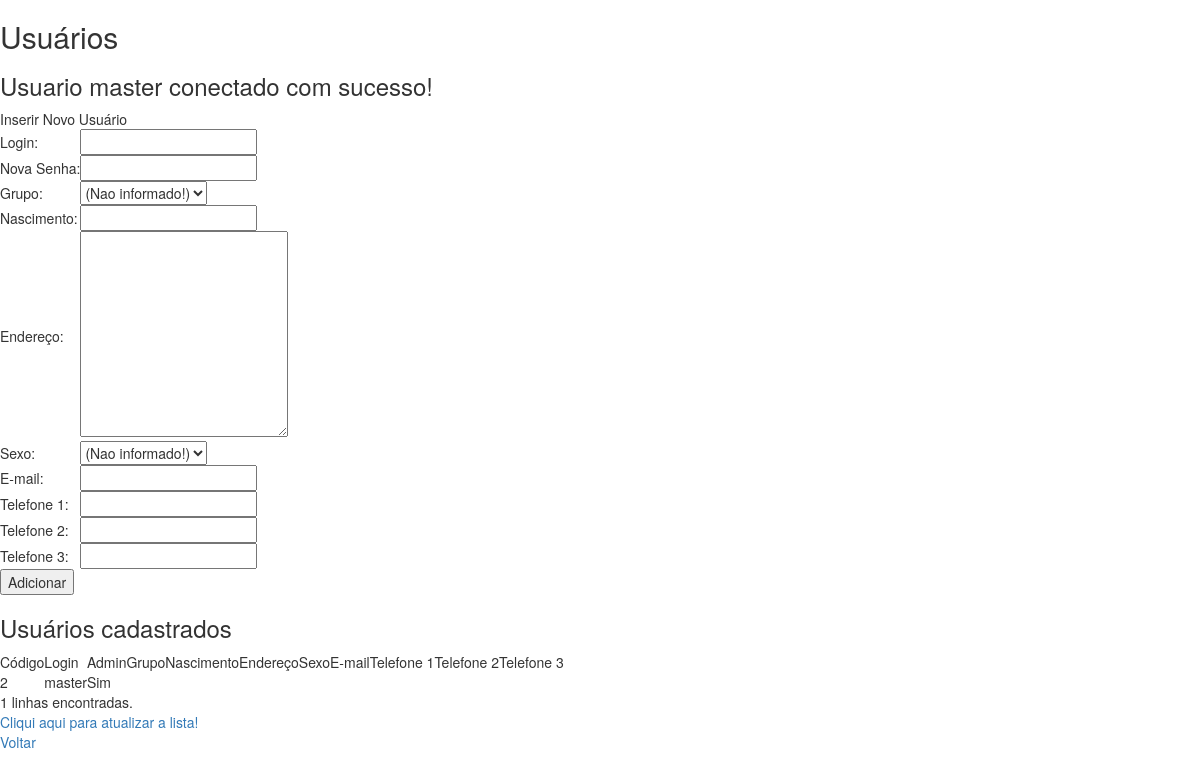
The page /usuarios.php (signed in) on the database its author committed.
### tables this page shows
CREATE TABLE IF NOT EXISTS `usuarios` (
  `cod` int(11) NOT NULL AUTO_INCREMENT,
  `login` varchar(50) NOT NULL,
  `senha` varchar(32) NOT NULL,
  `grupo` int(11) DEFAULT NULL,
  `admin` tinyint(1) NOT NULL,
  `nascimento` DATETIME DEFAULT NULL,
  `endereco` text DEFAULT NULL,
  `email` text DEFAULT NULL,
  `sexo` CHAR(1) DEFAULT NULL,
  `tel1` varchar(13) DEFAULT NULL,
  `tel2` varchar(13) DEFAULT NULL,
  `tel3` varchar(13) DEFAULT NULL,
  PRIMARY KEY (`cod`),
  UNIQUE KEY `login` (`login`)
);

### utildb.php (the view, shortened to what this page needs)
<?php
	function RetornaConexao(){
		$conexao = mysqli_connect('localhost','root','', 'trab1');
		return $conexao;
	}
	function ObjetoSelectGrupos($grupo){
		$retornoHtml = "<select name='grupo'><option value=''";
		if($grupo == null || $grupo == ""){
			$retornoHtml = $retornoHtml . " selected ";
		}
		$retornoHtml = $retornoHtml . ">(Nao informado!)</option>";
		$sql = "SELECT cod, nome from grupos";
		$conexao = RetornaConexao();
		$result = mysqli_query($conexao, $sql, $field=0);
		if (mysqli_num_rows($result) > 0){
			while($row = mysqli_fetch_assoc($result)) {
				$scod = $row["cod"];
				$snome = $row["nome"];
				$retornoHtml = $retornoHtml . "<option value='".$scod."'";
				$retornoHtml = $retornoHtml . ">".$snome."</option>";
			}
		}
		$retornoHtml = $retornoHtml . "</select></td>";
		return $retornoHtml;
	}
	function ObjetoSelectSexo($sexo){
		$retornoHtml = "<select name='sexo'><option value=''";
		if($sexo == null || $sexo == "" || ($sexo != "M" && $sexo != "F") ){
			$retornoHtml = $retornoHtml . " selected ";
		}
		$retornoHtml = $retornoHtml . ">(Nao informado!)</option>";
		$retornoHtml = $retornoHtml . "<option value='M'";
		$retornoHtml = $retornoHtml . ">Masculino</option>";
		$retornoHtml = $retornoHtml . "<option value='F'";
		$retornoHtml = $retornoHtml . ">Feminino</option>";
		$retornoHtml = $retornoHtml . "</select>";
		return $retornoHtml;
	}
?>

### usuarios.php (shortened to what this page needs)
<?php
	include 'utildb.php';
?>
<!DOCTYPE html>
<html lang="en">
	<head>
		<link href="bootstrap-3.3.2/css/bootstrap.min.css" rel="stylesheet">
	</head>
	<body>
		<h2>Usuários</h2>
		<h3><?php echo "Usuario ".$_SESSION["login"]." conectado com sucesso!"; ?></h3>
		<form action="usuarios.php" method="POST">
			<?php
				echo "<table><tr><td colspan='2'>";
				if(isset($_GET['alterar'])){
					echo "Alterar Usuário";
				}else{
					echo "Inserir Novo Usuário";
				}
				echo "</td></tr>";
				$login = null;
				$grupo = null;
				$nascimento = null;
				$endereco = null;
				$sexo = null;
				$email = null;
				$tel1 = null;
				$tel2 = null;
				$tel3 = null;
				echo "<tr><td>Login:</td><td><input type='text' name='login' value='".$login."'  /></td></tr>";
				echo "<tr><td>Nova Senha:</td><td><input type='password' name='senha' /></td></tr>";
				echo "<tr><td>Grupo:</td><td>";
				echo ObjetoSelectGrupos($grupo);
				echo "</td></tr>";
				echo "<tr><td>Nascimento:</td><td><input type='text' name='nascimento' value='".$nascimento."'  /></td></tr>";
				echo "<tr><td>Endereço:</td><td><textarea name='endereco' cols='25' rows='10'>". $endereco ."</textarea></td></tr>";
				echo "<tr><td>Sexo:</td><td>";
				echo ObjetoSelectSexo($sexo);
				echo "</td></tr>";
				echo "<tr><td>E-mail:</td><td><input type='text' name='email' value='".$email."'  /></td></tr>";
				echo "<tr><td>Telefone 1:</td><td><input type='text' name='tel1' value='".$tel1."'  /></td></tr>";
				echo "<tr><td>Telefone 2:</td><td><input type='text' name='tel2' value='".$tel2."'  /></td></tr>";
				echo "<tr><td>Telefone 3:</td><td><input type='text' name='tel3' value='".$tel3."'  /></td></tr>";
				echo "<tr><td colspan='2'>";
				if(isset($_GET['alterar'])){
					echo "<input type='submit' value='Alterar' name='submit'>";
				}else{
					echo "<input type='submit' value='Adicionar' name='submit'>";
				}
				echo "</td></tr></table>";
			?>
		</form>
		<h3>Usuários cadastrados</h3>
		<table>
			<tr>
				<td>Código</td>
				<td>Login</td>
				<td>Admin</td>
				<td>Grupo</td>
				<td>Nascimento</td>
				<td>Endereço</td>
				<td>Sexo</td>
				<td>E-mail</td>
				<td>Telefone 1</td>
				<td>Telefone 2</td>
				<td>Telefone 3</td>
				<td>&nbsp;</td>
				<td>&nbsp;</td>
			</tr>
			<?php
				$conexao = RetornaConexao();
				$sql = "SELECT u.cod, u.login, CASE u.admin WHEN 0 THEN 'Nao' ELSE 'Sim' END as 'admin', u.admin as 'vadmin', g.nome as 'grupo', DATE_FORMAT(nascimento, '%d/%m/%Y') as 'nascimento', left(u.endereco, 20) as 'endereco', CASE u.sexo WHEN 'M' THEN 'Masculino' WHEN 'F' THEN 'Feminino' ELSE '' END as 'sexo' , u.email, u.tel1, u.tel2, u.tel3 FROM usuarios u LEFT JOIN grupos g ON u.grupo = g.cod ";
				$result = mysqli_query($conexao, $sql, $field=0);
				if (!$result){
					die('Erro consultando registro de usuarios no Banco de Dados.');
				}else{
					$contador = 0;
					if (mysqli_num_rows($result) > 0){
						while($row = mysqli_fetch_assoc($result)) {
							$cod = $row["cod"];
							$login = $row["login"];
							$admin = $row["admin"];
							$vadmin = $row["vadmin"];
							$grupo = $row["grupo"];
							$nascimento = $row["nascimento"];
							$endereco = $row["endereco"];
							$sexo = $row["sexo"];
							$email = $row["email"];
							$tel1 = $row["tel1"];
							$tel2 = $row["tel2"];
							$tel3 = $row["tel3"];
							$contador++;
							echo "<tr><td>".$cod."</td>";
							echo "<td>".$login."</td>";
							echo "<td>".$admin."</td>";
							echo "<td>".$grupo."</td>";
							echo "<td>".$nascimento."</td>";
							echo "<td>".$endereco."</td>";
							echo "<td>".$sexo."</td>";
							echo "<td>".$email."</td>";
							echo "<td>".$tel1."</td>";
							echo "<td>".$tel2."</td>";
							echo "<td>".$tel3."</td>";
							if($vadmin == false){
								echo "<td><a href='usuarios.php?excluir=".$cod."'>Excluir</a></td>";
								echo "<td><a href='usuarios.php?alterar=".$cod."'>Alterar</a></td></tr>";
							}else{
								echo "<td>&nbsp;</td>";
								echo "<td>&nbsp;</td>";
							}
						}
					}
					echo "<tr><td colspan='13'>".$contador." linhas encontradas.</td></tr>";
				}
			?>
			<tr>
				<td colspan="13"><a href="usuarios.php">Cliqui aqui para atualizar a lista!</a></td>
			</tr>
			<tr>
				<td colspan="13"><a href="index.php">Voltar</a></td>
			</tr>
		</table>
	</body>
</html>

### rows shown on the page
usuarios: cod "2", login "master", admin "Sim"

### other values the page prints
$_SESSION["login"] "master"
$contador "1"
